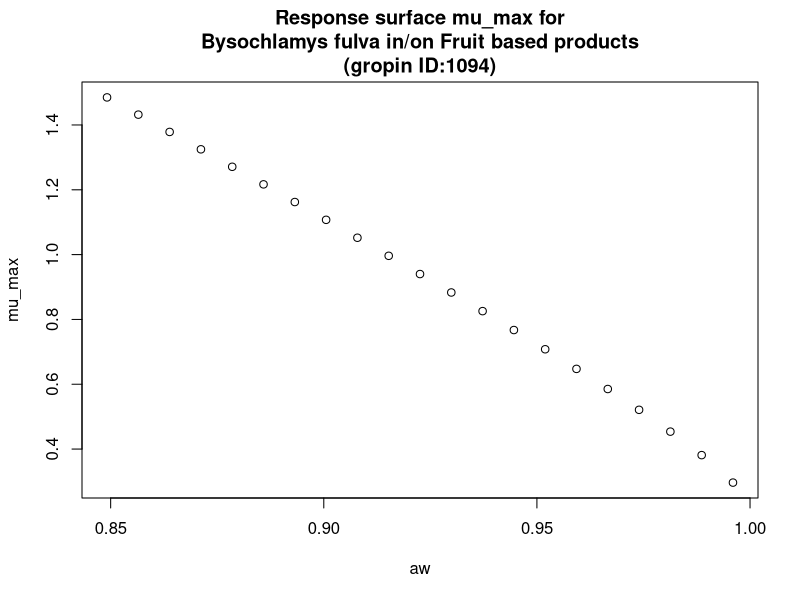

Write the R code that produced this figure.
#############################
# start of Parameter script
#############################
aw <- seq(0.849150849150849,0.995995,length.out=21)
#############################
# end of Parameter script
#############################
############################# 
# start of Model script Gropin ID 1094 
#############################
 
# constant coefficients for this model
 
variables <- data.frame(aw)
argumentsPar <- expand.grid(variables)
 
# heart of the model
response_surface <- function(aw) {
   mumax <-0.213+0.939*sqrt(1-aw)+6.015*((sqrt(1-aw))^2)

return(mumax=mumax)
} 

# output parameters
mumax <- cbind(argumentsPar,response_surface(argumentsPar['aw']))
colnames(mumax) <- c(colnames(argumentsPar),'mumax')
#############################
# End of Model script
#############################
############################# 
# start of Visualisation script Gropin ID 1094 
#############################
plot(aw,mumax$mumax,
                          xlab='aw',
                          ylab='mu_max',main='Response surface mu_max for
Bysochlamys fulva in/on Fruit based products
(gropin ID:1094)')
#############################
# End of Visualisation script
#############################
